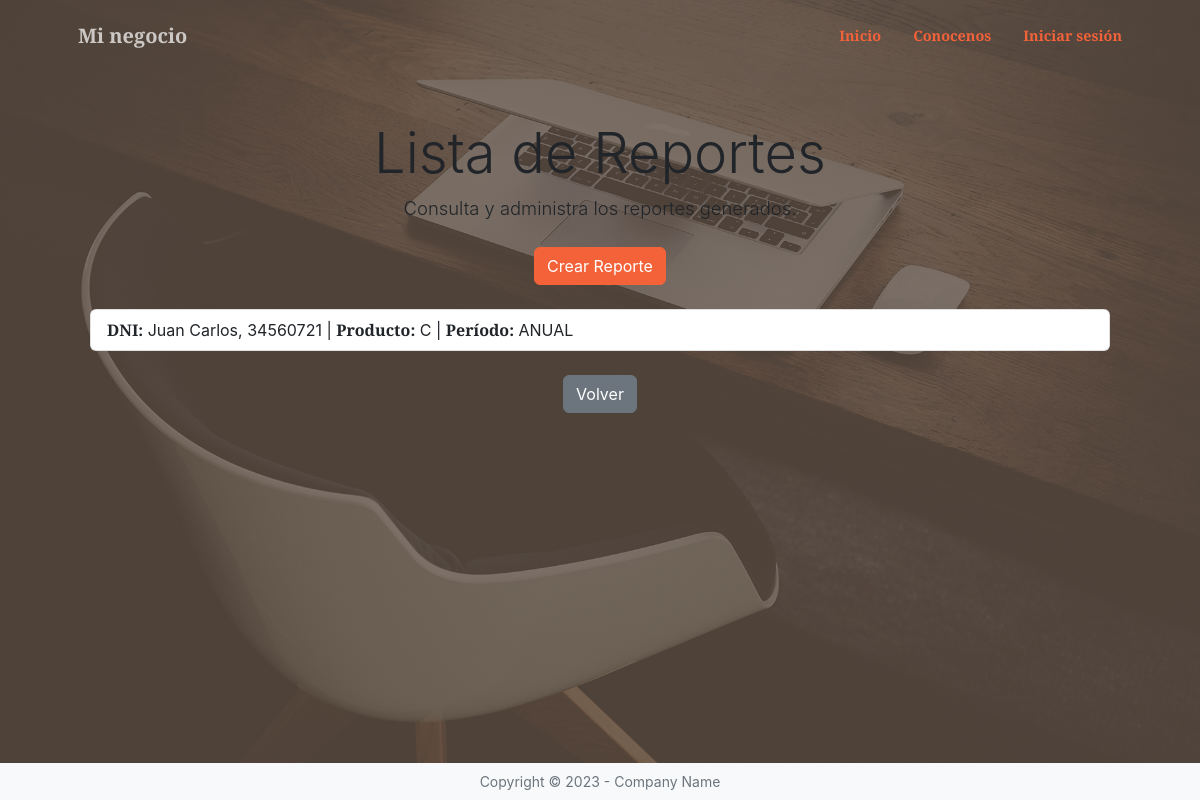
The app's page /minegocio/reporte/list/, older data.
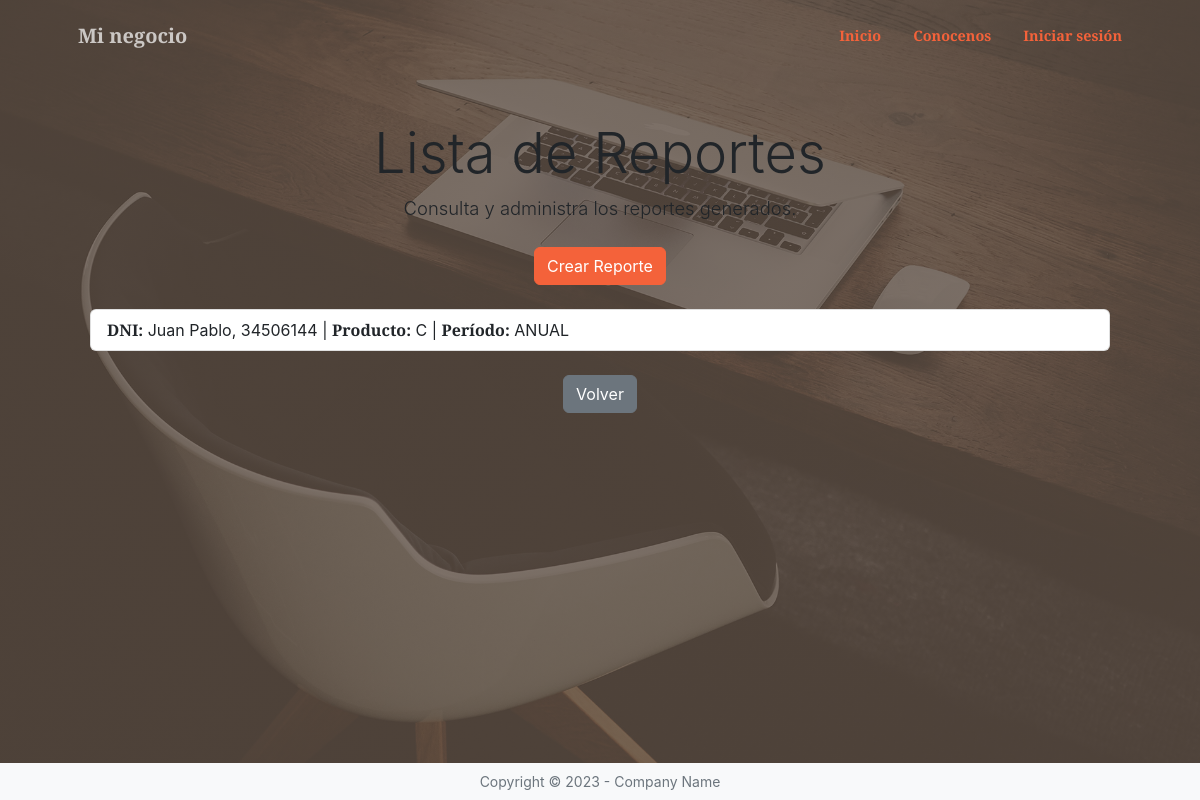
The same page, newer data.
### minegocio/models.py (models this page shows)
class Reporte(models.Model):
    dni = models.ForeignKey(Vendedor,on_delete=models.CASCADE,null=True)
    año = models.PositiveIntegerField()
    informe = models.CharField(max_length=25)
    producto= models.ForeignKey(Transaccion, on_delete=models.CASCADE,null=True)
    periodos = [
        ('MENSUAL', 'Mensual'),
        ('TRIMESTRAL', 'Trimestral'),
        ('ANUAL', 'Anual'),
    ]
    periodo = models.CharField(max_length=10,choices=periodos,default='ANUAL')
    class Meta():
        constraints = [models.UniqueConstraint(fields=["año","producto","periodo"], name="unico_informe_por_año")]

class Vendedor(models.Model):
    nombre = models.CharField(max_length=13)
    dni = models.PositiveIntegerField(unique=True)
    def __str__(self):
        return f"{self.nombre}, {self.dni}"

class Transaccion(models.Model):
    dni = models.ForeignKey(Vendedor,on_delete=models.CASCADE)
    fecha = models.DateField(null=True,blank=True)
    cantidad = models.PositiveIntegerField()
    monto = models.DecimalField(max_digits=10,decimal_places=2)
    productos = [
        ("C", "Celulares"),
        ("AU", "Auriculares"),
        ("PE", "Pequeños electrodomésticos"),
        ("T", "Tablets")]
    producto = models.CharField(max_length=50, choices=productos, default="PE")
    def __str__(self):
        return self.producto

### minegocio/views.py (the view)
# urls.py: path("reporte/list/", reporte_list, name="reporte_list"),
def reporte_list(request):
    query = Reporte.objects.all()
    context = {"object_list": query}
    return render(request, "minegocio/reporte_list.html", context)

### minegocio/templates/minegocio/reporte_list.html
{% extends 'core/base.html' %}
{% block content %}
<div class="container py-5">
    <div class="text-center mb-4">
        <h1 class="display-4">Lista de Reportes</h1>
        <p class="lead">Consulta y administra los reportes generados.</p>
    </div>
    <div class="mb-4 text-center">
        <a href="{% url 'minegocio:reporte_create' %}" class="btn btn-primary">Crear Reporte</a>
    </div>
    <ul class="list-group mb-4">
        {% for object in object_list %}
            <li class="list-group-item d-flex justify-content-between align-items-center">
                <span>
                    <strong>DNI:</strong> {{ object.dni }}
                    | <strong>Producto:</strong> {{ object.producto }}
                    | <strong>Período:</strong> {{ object.periodo }}
                </span>
            </li>
        {% empty %}
            <li class="list-group-item text-center">No hay reportes disponibles.</li>
        {% endfor %}
    </ul>
    <div class="text-center">
        <a href="{% url 'minegocio:index' %}" class="btn btn-secondary">Volver</a>
    </div>
</div>
{% endblock %}

Row changes from the older to the newer data that the page shows:
removed Reporte: dni "Juan Carlos, 34560721", producto "C", periodo "ANUAL"
added Reporte: dni "Juan Pablo, 34506144", producto "C", periodo "ANUAL"
